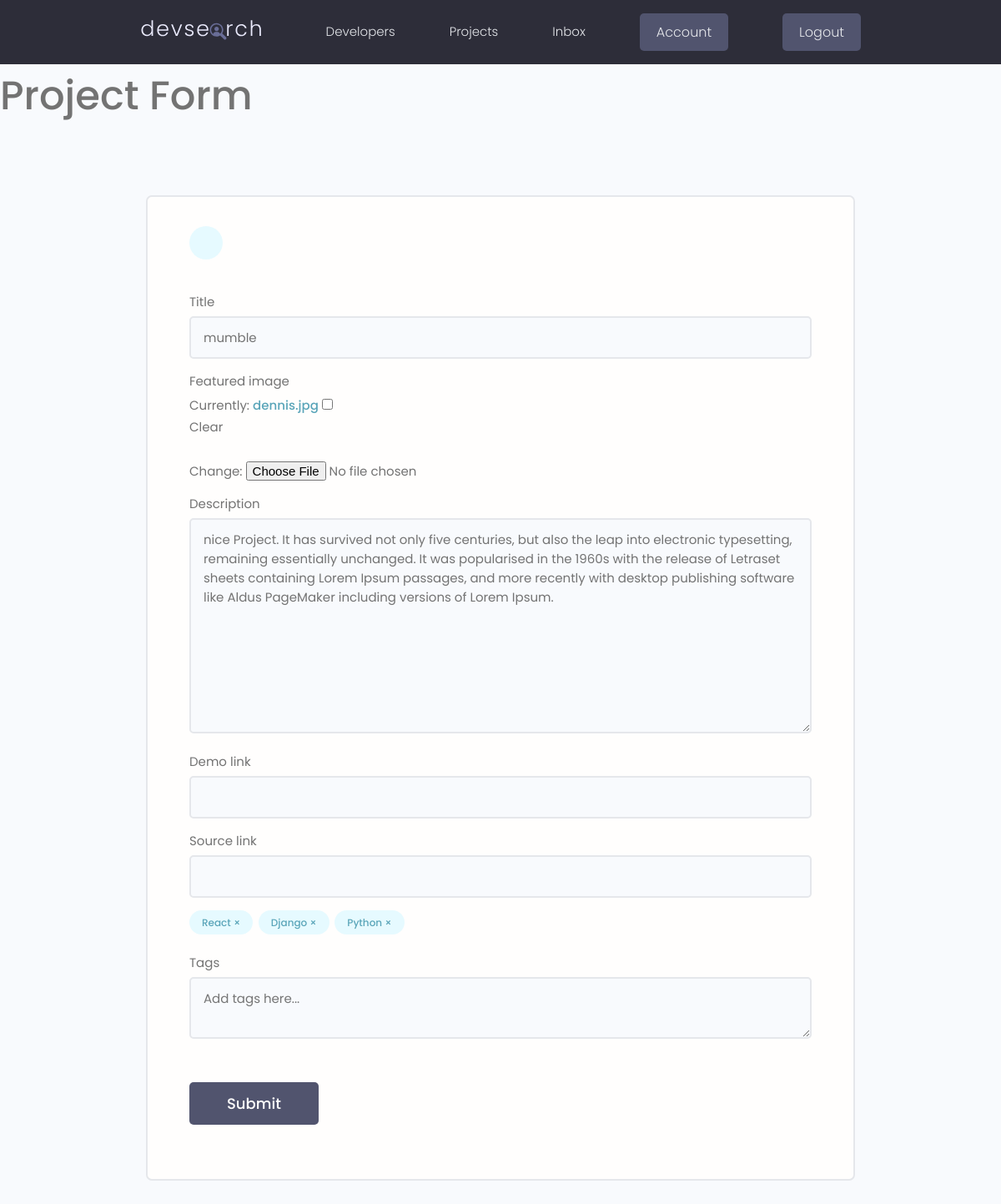
Page /projects/update-project/e0eea8b4-0541-4767-bfdc-c3e3a43ebb7e/ (signed in) on the earlier database version.
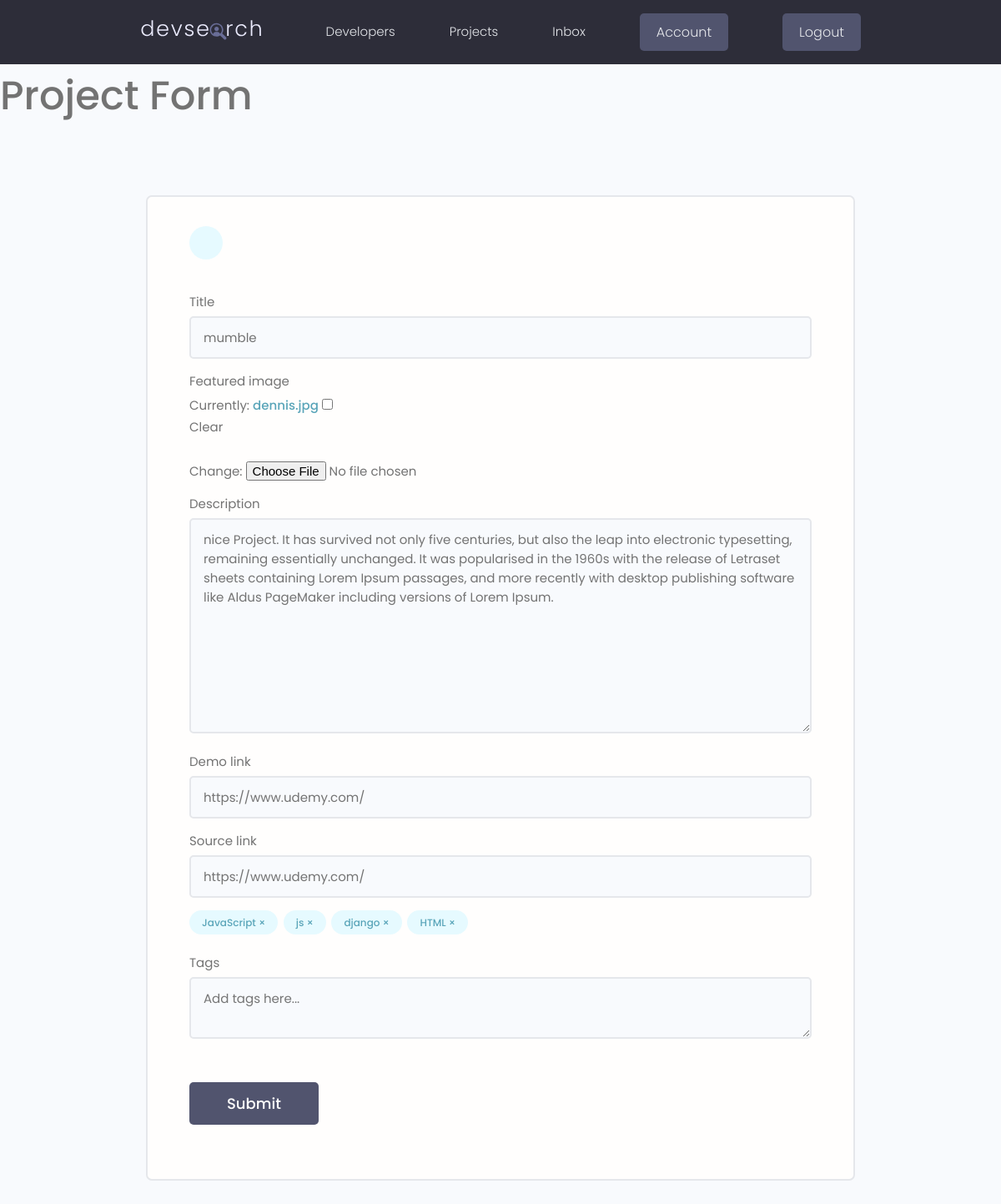
Same page on the later database version.
### projects/models.py (models this page shows, shortened)
class Project(models.Model):
    owner = models.ForeignKey(Profile, null=True, blank=True, on_delete=models.CASCADE)
    title = models.CharField(max_length=200)
    description = models.TextField(null=True, blank=True)
    featured_image = models.ImageField(null=True, blank=True, default="default.jpg")
    demo_link = models.CharField(max_length=2000, null=True, blank=True)
    source_link = models.CharField(max_length=2000,null=True, blank=True)
    tags = models.ManyToManyField('Tag', blank=True)
    vote_total = models.IntegerField(default=0, null=True, blank=True)
    vote_ratio = models.IntegerField(default=0, null=True, blank=True)
    created = models.DateTimeField(auto_now_add=True)
    id = models.UUIDField(default=uuid.uuid4, unique=True, primary_key=True, editable=False)
    class Meta:
        ordering = ['-vote_ratio', '-vote_total', 'title']

class Tag(models.Model):
    name = models.CharField(max_length=200)
    created = models.DateTimeField(auto_now_add=True)
    id = models.UUIDField(default=uuid.uuid4, unique=True, primary_key=True, editable=False)

### projects/views.py (the view, shortened to what this page needs)
# urls.py: path('update-project/<str:pk>/', views.updateProject, name="update-project"),
@login_required(login_url="login")
def updateProject(request, pk):
    profile = request.user.profile
    project = profile.project_set.get(id=pk)
    form = ProjectForm(instance=project)
    context = {'form': form, 'project': project}
    return render(request, "projects/project_form.html", context)

### projects/forms.py
class ProjectForm(ModelForm):
    class Meta:
        model = Project
        fields = ['title', 'featured_image', 'description', 'demo_link', 'source_link']
        widgets = {
            'tags': forms.CheckboxSelectMultiple(),
        }
    def __init__(self, *args, **kwargs):
        super(ProjectForm, self).__init__(*args, **kwargs)
        for name, field in self.fields.items():
            field.widget.attrs.update({'class': 'input'})

### projects/templates/projects/project_form.html (shortened to what this page needs)
{% extends 'main.html' %}
{% block content %}
<h1>Project Form</h1>
<main class="formPage my-xl">
    <div class="content-box">
        <div class="formWrapper">
            <a class="backButton" href="{% url 'account' %}"></a>
            <br>
            <form class="form" method="POST" enctype="multipart/form-data">
                {% for field in form %}
                <div class="form__field">
                    <label for="formInput#text">{{field.label}} </label>
                    {{field}}
                </div>
                {% endfor %}
                <div class="form__field">
                    {% for tag in project.tags.all %}
                        <div class="project-tag tag tag--pill tag--main" data-tag="{{tag.id}}" data-project="{{project.id}}">{{tag.name}} &#215</div>
                    {% endfor %}
                </div>
                <div class="form__field">
                    <label for="formInput#text">Tags</label>
                    <textarea class="input" name="newtags" placeholder="Add tags here..."></textarea>
                </div>
                <input class="btn btn--sub btn--lg  my-md" type="submit" value="Submit" />
            </form>
        </div>
    </div>
</main>
{% endblock %}

Differences in the rows shown:
no longer on this page (row unchanged): Tag: name "React"
no longer on this page (row unchanged): Tag: name "Django"
no longer on this page (row unchanged): Tag: name "Python"
changed Project "mumble": demo_link (not shown) → "https://www.udemy.com/"; source_link (not shown) → "https://www.udemy.com/"
now on this page (row unchanged): Tag: name "JavaScript"
added Tag: name "js"
added Tag: name "django"
added Tag: name "HTML"
